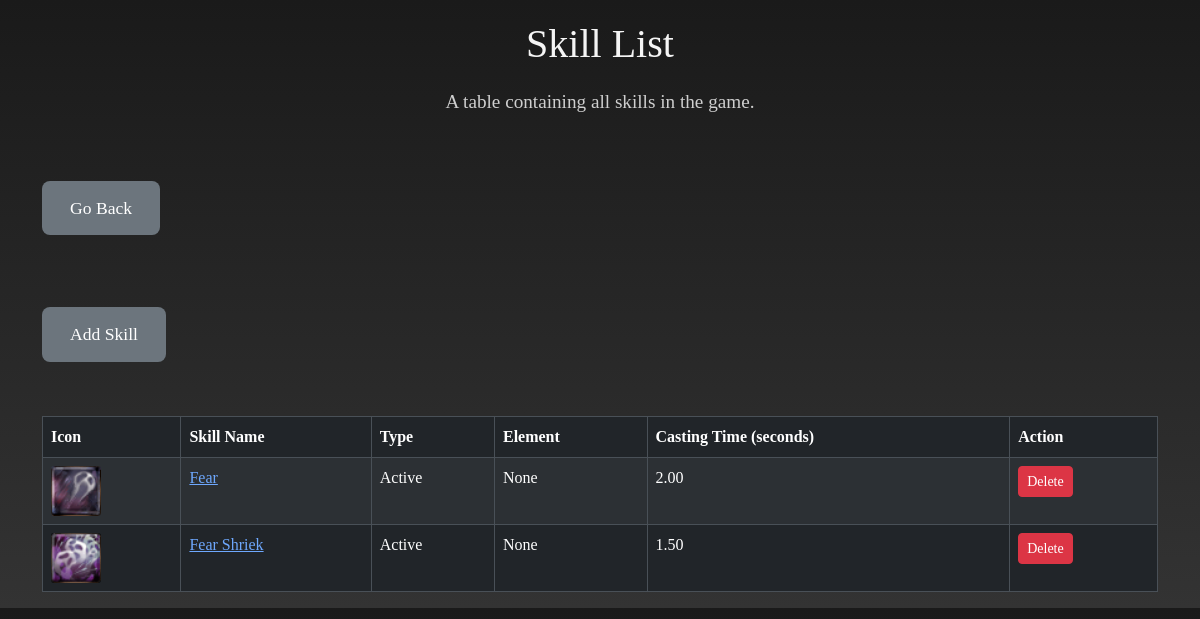
Before: /entry/skills with the older database file.
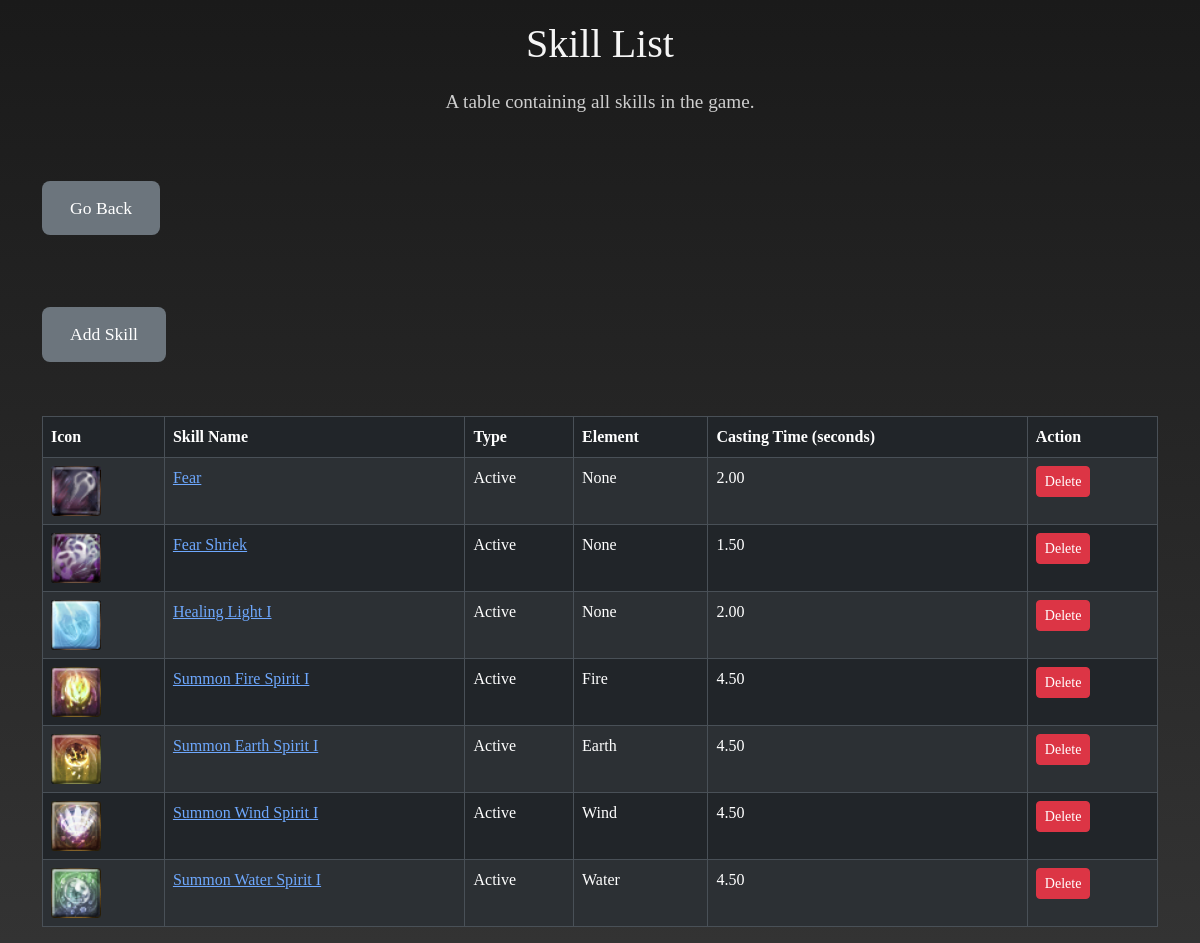
After: the same page with the newer database file.
### entry/models.py (models this page shows, shortened)
class Skill(models.Model):
    name = models.CharField(max_length=200)
    icon = models.ImageField(upload_to="img", default="static/default_image.jpg")
    type = models.CharField(max_length=200)  # if it is passive or active
    element = models.CharField(max_length=200)
    casting_time = models.DecimalField(
        verbose_name="Seconds to Cast", max_digits=10, decimal_places=2
    )
    wiki_page = models.ForeignKey(WikiPage, on_delete=models.CASCADE)

### entry/views.py (the view)
# urls.py: path("skills", views.skills_page, name="skills_page"),
def skills_page(request):
    skill_list = Skill.objects.all()
    context = {"skills": skill_list}
    return render(request, "entry/skills.html", context)

### entry/templates/entry/skills.html (shortened to what this page needs)
{% extends 'base_template.html' %}
{% load static %}
{% block body_block %}
  <div class="container">
    <h1 class="text-center">Skill List</h1>
    <p class="description-section">A table containing all skills in the game.</p>
    <br /><br />
    <a href="{% url 'entry:main_page' %}" class="btn btn-primary" role="button">Go Back</a>
    <br /><br /><br /><br />
    <a href="{% url 'entry:add_skill' %}" class="btn btn-primary" role="button">Add Skill</a>
    <br /><br />
    {% if skills %}
      <div data-bs-theme="dark">
        <table class="table table-bordered table-striped table-hover">
          <thead>
            <tr>
              <th scope="col">Icon</th>
              <th scope="col">Skill Name</th>
              <th scope="col">Type</th>
              <th scope="col">Element</th>
              <th scope="col">Casting Time (seconds)</th>
              <th scope="col">Action</th>
            </tr>
          </thead>
          <tbody>
            {% for skill in skills %}
              <tr>
                <td>
                  <img src="{{ skill.icon.url }}" style="height:50px; width:50px" />
                </td>
                <td>
                  <p>
                    <a href = {% url 'entry:wiki_page' skill.wiki_page.id %}>{{ skill.name }}</a>
                  </p>
                </td>
                <td>
                  <p>{{ skill.type }}</p>
                </td>
                <td>
                  <p>{{ skill.element }}</p>
                </td>
                <td>
                  <p>{{ skill.casting_time }}</p>
                </td>
                <td>
                  <form action="{% url 'entry:delete_skill' skill.id %}" method="POST" style="display:inline;">
                    <button type="submit" class="btn btn-danger btn-sm" onclick="return confirm('Are you sure you want to delete this skill?');">Delete</button>
                  </form>
                </td>
              </tr>
            {% endfor %}
          </tbody>
        </table>
      </div>
    {% else %}
      <div>
        <p class="text-danger">No Skills</p>
      </div>
    {% endif %}
  </div>
{% endblock %}

### templates/base_template.html (shortened to what this page needs)
<!DOCTYPE html>
<html lang="en">
{% load static %}
<head>
    <link href="{% static 'bootstrap.css' %}" rel="stylesheet">
    <link href="{% static 'base_style.css' %}" rel="stylesheet">
</head>
<body>
    {% block body_block %}{% endblock %}
</body>
</html>

### static/base_style.css (style rules this page uses)
body { background: linear-gradient(to bottom, #1a1a1a, #333333); color: #f5f5f5; font-family: 'Cinzel', serif; }
h1, h2 { font-family: 'Cinzel Decorative', serif; }
.btn-primary { background-color: #6c757d; border: none; font-size: 1.1em; padding: 14px 28px; border-radius: 8px; }
.table { margin-top: 30px; background-color: #222222; }
.container { margin-top: 20px; }
.description-section { font-size: 1.2em; margin-top: 20px; text-align: center; color: #cfcfcf; }

Changed rows visible on the page:
added Skill: icon (picture), name "Healing Light I", type "Active", element "None", casting_time "2.00"
added Skill: icon (picture), name "Summon Fire Spirit I", type "Active", element "Fire", casting_time "4.50"
added Skill: icon (picture), name "Summon Earth Spirit I", type "Active", element "Earth", casting_time "4.50"
added Skill: icon (picture), name "Summon Wind Spirit I", type "Active", element "Wind", casting_time "4.50"
added Skill: icon (picture), name "Summon Water Spirit I", type "Active", element "Water", casting_time "4.50"
